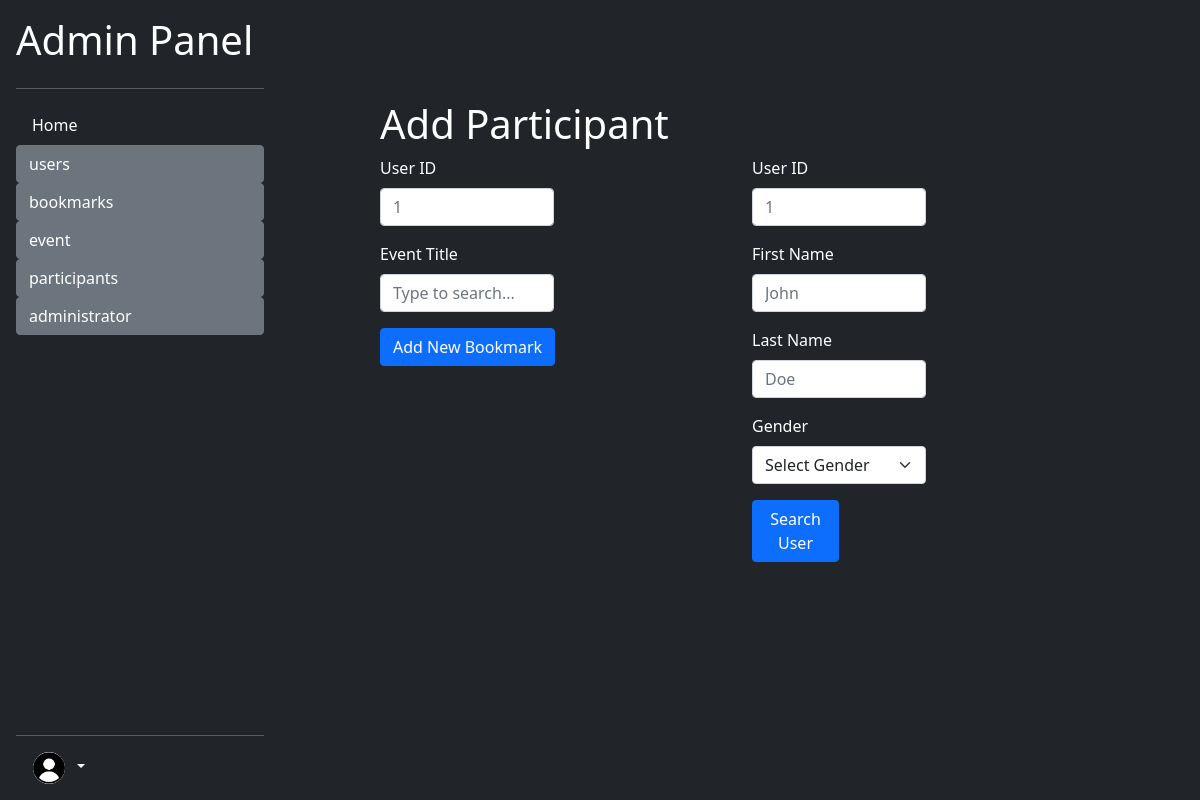
The page /admin/participants/add_participant.php?firstName=Brandon (signed in) on the database as committed earlier.
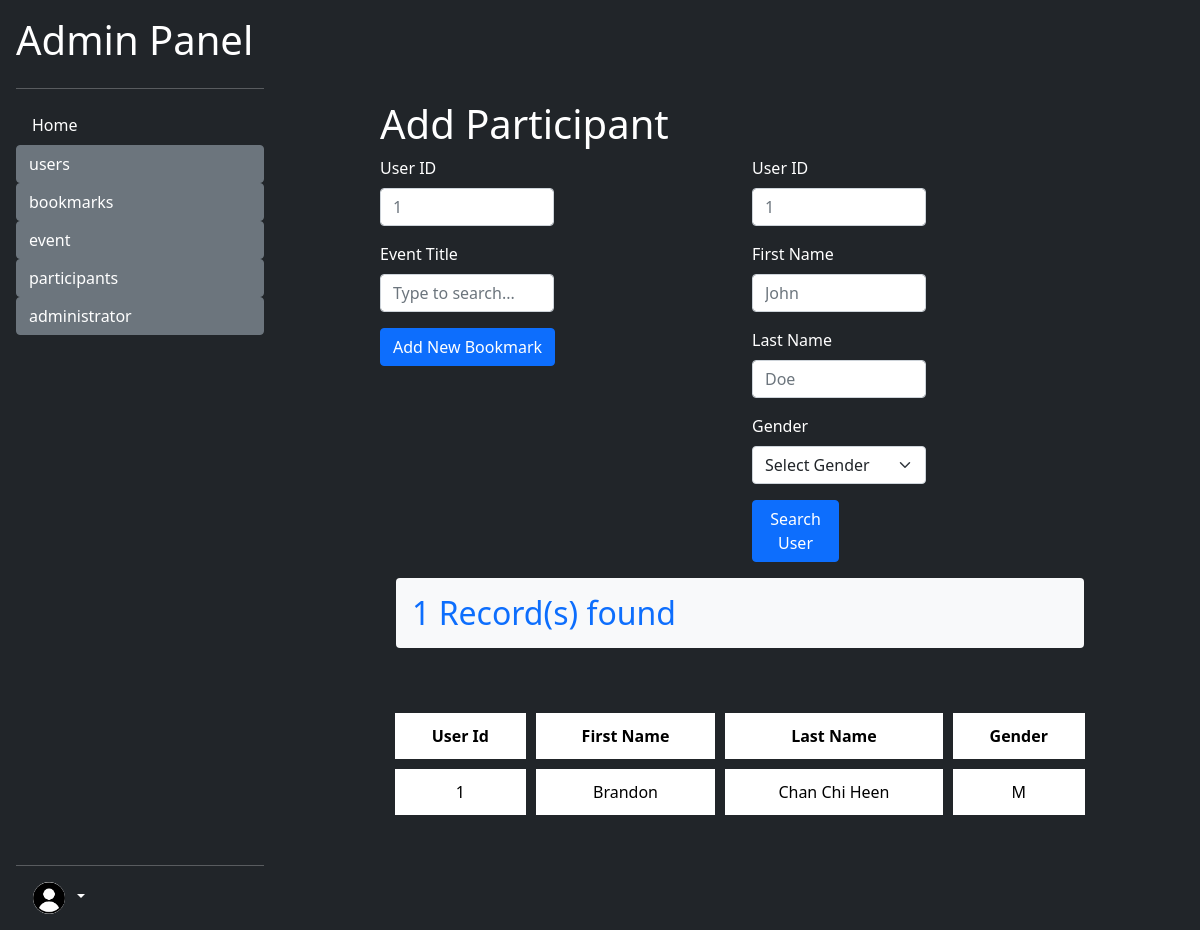
The same page on the database as committed later.
### tables this page shows
CREATE TABLE `user` (
  `user_id` int(30) NOT NULL,
  `email` varchar(100) NOT NULL,
  `first_name` varchar(30) NOT NULL,
  `last_name` varchar(30) NOT NULL,
  `password` varchar(30) NOT NULL,
  `gender` varchar(1) NOT NULL
);

### utility/utility.php (called while the page is built, shortened)
<?php
function concatPaths(...$paths)
{
    $toReturn = array_shift($paths);
    foreach ($paths as $path) {
        if ($path != "") {
            $toReturn .=  "/" . $path;
        }
    }
    return  $toReturn;
}
function getVariableParentPath($fullPath, $levelsUp)
{
    $path = parse_url($fullPath)["path"];
    $pathArr  = explode("/", $path);
    $discardedChilds = array_slice($pathArr,  0, -$levelsUp);
    return implode("/", $discardedChilds);
}
class Database
{
    public $con;
    function __construct()
    {
        $this->con = mysqli_connect(self::DB_HOST, self::DB_USER, self::DB_PASSWORD, self::DB_NAME);
    }
    function select($columnArray, $whereStatements, $table = 'user')
    {
        $queryStatement = "SELECT " . array_shift($columnArray);
        foreach ($columnArray as $col) {
            $queryStatement .= ", $col";
        }
        if ($whereStatements == "") {
            $queryStatement .= " FROM $table";
        } else {
            $queryStatement .= " FROM $table WHERE $whereStatements;";
        }
        $this->queryResult = mysqli_query($this->con, $queryStatement);
        return mysqli_fetch_all($this->queryResult);
    }
}

### utility/search.php (called while the page is built, shortened)
<?php
require_once dirname(__FILE__) . "/../env_variables.php";
require_once "$docRoot/utility/utility.php";
function search($toSearch, $colArray, $toSearchColArray, $table, $orderCol = false, $sort = "ASC")
{
    if (!$orderCol) {
        $orderCol = $colArray[0];
    }
    $terms = explode(" ", $toSearch);
    $db = new Database();
    $whereStatement = "";
    foreach ($toSearchColArray as $col) {
        foreach ($terms as $term) {
            $whereStatement .= "$col LIKE '%$term%' OR ";
        }
    }
    $whereStatement = rtrim($whereStatement, " OR");
    $whereStatement = "$whereStatement ORDER BY $orderCol $sort";
    $finalResult = $db->select($colArray, $whereStatement, $table);
    return $finalResult;
}

### admin/participants/add_participant.php (the view, shortened to what the changed rows need)
<?php
require_once dirname(__FILE__) . "/../../env_variables.php";
include "$docRoot/utility/utility.php";
include "$docRoot/utility/search.php";
$db = new Database();
$eventTitleArray = $db->select(array('Event_Title'), "", "event");
$userIDArray = $db->select(array('user_id'), "", "user");
if ($_SERVER["REQUEST_METHOD"] == "GET") {
    if (!empty($_GET['firstName']) || !empty($_GET['lastName']) || !empty($_GET['gender']) || !empty($_GET['userID'])) {
        $searchArray = array(
            "userID" => "",
            "firstName" => "",
            "lastName" => "",
            "gender" => "",
        );
        $regExp = "/^[a-zA-Z\s]*/";
        if (!empty($_GET['firstName']) && preg_match($regExp, $_GET['firstName'])) {
            $searchArray['firstName'] = $_GET['firstName'];
        }
        $resultArr = array();
        $colArray = array(
            "userID" => "user_id",
            "firstName" => "first_name",
            "lastName" => "last_name",
            "gender" => "gender",
        );
        foreach ($searchArray as $key => $value) {
            if (!empty($value)) {
                $resultArr = array_merge($resultArr, search($value, array('user_id', 'first_name', 'last_name', 'gender'), array($colArray[$key]), "user"));
            }
        }
    }
} else if ($_SERVER["REQUEST_METHOD"] == "POST") {
    if (isset($_POST)) {
        $userID = !empty($_POST["userID"]) ? $_POST["userID"] : '';
        $eventTitle = !empty($_POST["eventTitle"]) ? $_POST["eventTitle"] : '';
        $regExp = "/^\d*/";
        $validUserID = false;
        $validEventTitle = false;
        function deepIntersect($arr1, $arr2)
        {
            return array_uintersect(
                $arr1,
                $arr2,
                function ($val1, $val2) {
                    return strcmp($val1[0], $val2[0]);
                }
            );
        }
        if (!empty($userID) && preg_match($regExp, $userID)) {
            if (deepIntersect(array(array($userID)), $userIDArray) == array(array($userID))) {
                $validUserID = true;
            }
        }
        if (deepIntersect(array(array($eventTitle)), $eventTitleArray) == array(array($eventTitle))) {
            $validEventTitle = true;
        }
        $validData = $validUserID  && $validEventTitle;
        $duplicateRecord = false;
        $insertSuccess = false;
        if ($validData) {
            try {
                [$userDetails] = $db->select(array('first_name', 'last_name', 'gender'), "user_id = $userID", 'user');
                $insertResult = $db->insert(
                    array("user_id", "Event_Title_FK", 'first_name', 'last_name', 'gender'),
                    array_merge(array($userID, $eventTitle), $userDetails),
                    "participants"
                );
                $insertSuccess = true;
            } catch (Exception $e) {
                consoleLog("Error occured");
                consoleLog($e->getCode(), $e->getMessage(), "\"");
                switch ($e->getCode()) {
                    case 1062:
                        $duplicateRecord = true;
                        consoleLog($duplicateRecord ? "true" : "false");
                        $insertSuccess = false;
                        break;
                    default:
                        consoleLog("unknown mysqli Error have occured");
                }
            }
        }
        if ($insertSuccess) {
            $userID = '';
            $eventTitle = '';
        }
    }
}
?>
<!DOCTYPE html>
<html lang="en">
<head>
    <link href="https://cdn.jsdelivr.net/npm/bootstrap@5.0.2/dist/css/bootstrap.min.css" rel="stylesheet">
    <link href="../index.css" type="text/css" rel="stylesheet">
</head>
<body class="bg-dark">
    <?php
    include_once "../sidebar.php";
    ?>
    <section class="text-white">
        <h1>Add Participant</h1>
        <div class="row">
            <div class="col-md-6">
            </div>
            <div class="col-md-6">
            </div>
        </div>
        <?php
        if (isset($resultArr) and is_array($resultArr)) {
            if (count($resultArr) > 0) {
                $resultCount = count($resultArr);
                echo "<h2 class='text-primary bg-light rounded-2 p-3 mx-3'>$resultCount Record(s) found</h2>";
                echo <<<HTML
                <table class="event-list">
                    <tr class="text-center">
                        <th>
                            User Id
                        </th>
                        <th>
                            First Name
                        </th>
                        <th>
                            Last Name
                        </th>
                        <th>
                            Gender
                        </th>
                    </tr>
HTML;
                foreach ($resultArr as $result) {
                    echo <<<HTML
        <tr class="text-center">
            <td>{$result[0]}</td>
            <td>{$result[1]}</td>
            <td>{$result[2]}</td>
            <td>{$result[3]}</td>
        </tr>
HTML;
                }
                echo '</table>';
            } else {
            }
        }
        ?>
    </section>
</body>
</html>

### admin/sidebar.php (shortened to what the changed rows need)
<?php
require_once dirname(__FILE__) . "/../env_variables.php";
require_once "$docRoot/utility/utility.php";
?>
<div id="admin-sidebar" class="d-flex flex-column flex-shrink-0 p-3 text-white bg-dark">
    <a href="/" class="d-flex align-items-center mb-3 mb-md-0 me-md-auto text-white text-decoration-none">
        <h1>Admin Panel</h1>
    </a>
    <ul class="nav nav-pills flex-column mb-auto">
        <?php
        $dirList = array(
            "index.php" => "Home",
            'users' => array(
                "list_user.php" => "List Users",
                "add_user.php" => "Add Users",
            ),
            'bookmarks' => array(
                "list_bookmarks.php" => "List Bookmarks",
                "add_bookmark.php" => "Add Bookmark",
            ),
            'event' => array(
                "list_events.php" => "List Events",
                "add_event.php" => "Add Events",
            ),
            'participants' => array(
                "list_participants.php" => "List Participants",
                "add_participant.php" => "Add Participants",
            ),
            'administrator' => array(
                "list_admins.php" => "List Admins",
                "add_admin.php" => "Add Admin",
            )
        );
        $basePath = "$sevRoot/admin";
        function createSideMenu($dirArray, $currentPath )
        {
            $currentParentPath = getVariableParentPath($_SERVER['PHP_SELF'], 1);
            $currentFullPath = $_SERVER['PHP_SELF'];
            foreach ($dirArray as $dir => $dirOrFiles) {
                if (is_array($dirOrFiles)) {
                    if ($currentParentPath  == concatPaths($currentPath, $dir)) {
                        $activeStatus = "active";
                    } else {
                        $activeStatus = "btn-secondary";
                    }
                    echo <<<HTML
                    <li>
                        <button class="btn btn-primary $activeStatus" style="text-align:left; width:100%;" onclick="displaySideBar(this);">
                        $dir
                        </button>
                        <ul class="nav nav-pills flex-column subSideBar" >
HTML;
                    echo "  </ul>";
                    echo "</li>";
                } else if (is_string($dir)) {
                    if ($currentFullPath == concatPaths($currentPath, $dir)) {
                        $childActiveStatus = "bg-light text-dark";
                    } else {
                        $childActiveStatus = "text-white ";
                    }
                    echo  <<<HTML
                    <li class="container">
                        <a href="$currentPath/$dir" class="nav-link $childActiveStatus">$dirOrFiles</a>
                    </li>
HTML;
                }
            }
        }
        createSideMenu($dirList, $basePath);
        ?>
    </ul>
</div>

Rows that differ between the two databases and show on the page:
now on this page (row edited): user: user_id "1", first_name "Brandon", last_name "Chan Chi Heen", gender "M"
Other text that changed with them:
$resultCount: (not shown) → "1"
text now shown: "Record(s) found User Id First Name Last Name Gender"
